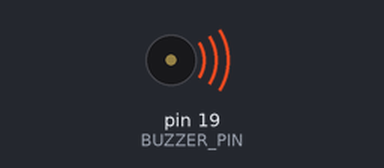
Simulated run of this sketch. Board: Arduino Uno, built with avr-gcc and run on an emulated ATmega328P. Shown: buzzer (waves = sounding).

Above: at 0.5 s.
At 5.5 s:
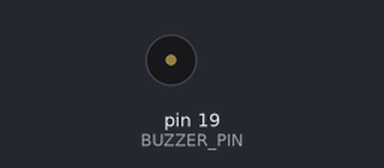
Timing chart, 0 to 8.5 s (numbered marks = the images above):
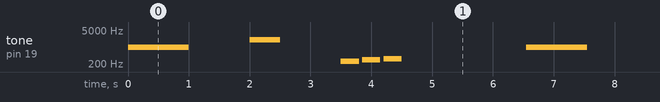

The sketch:

8_2.ino
```cpp
/*
 * 名称    : 8_2
 * 功能    : 控制蜂鸣器的发声频率，播放不同音调的声音
 * IDE版本 ：ARDUINO 2.3.4
 * 作者    : https://www.keyestudio.com/
 */
#define BUZZER_PIN 19  // 蜂鸣器连接至GPIO19（必须是支持PWM的引脚）

void setup() {
  pinMode(BUZZER_PIN, OUTPUT);
  Serial.begin(115200);
}

void loop() {
  // 测试1：发出1kHz蜂鸣声（持续1秒）
  tone(BUZZER_PIN, 1000);  // 频率1000Hz
  delay(1000);
  noTone(BUZZER_PIN);      // 关闭蜂鸣器
  delay(1000);

  // 测试2：发出2kHz蜂鸣声（持续0.5秒）
  tone(BUZZER_PIN, 2000);  // 频率2000Hz
  delay(500);
  noTone(BUZZER_PIN);
  delay(1000);

  // 测试3：播放简单旋律（Do-Re-Mi）
  int melody[] = {262, 294, 330};  // C4, D4, E4 频率
  for (int i = 0; i < 3; i++) {
    tone(BUZZER_PIN, melody[i]);
    delay(300);
    noTone(BUZZER_PIN);
    delay(50);
  }
  delay(2000);  // 等待2秒后循环
}
```

Measured:
- by itself, tone on pin 19 (BUZZER_PIN): repeats every 6.6 s: silent 1.0 s, 2000 Hz 0.50 s, silent 1.0 s, 262 Hz 0.30 s, silent 0.05 s, 294 Hz 0.30 s, silent 0.05 s, 330 Hz 0.30 s, silent 2.1 s, 1000 Hz 1.0 s
